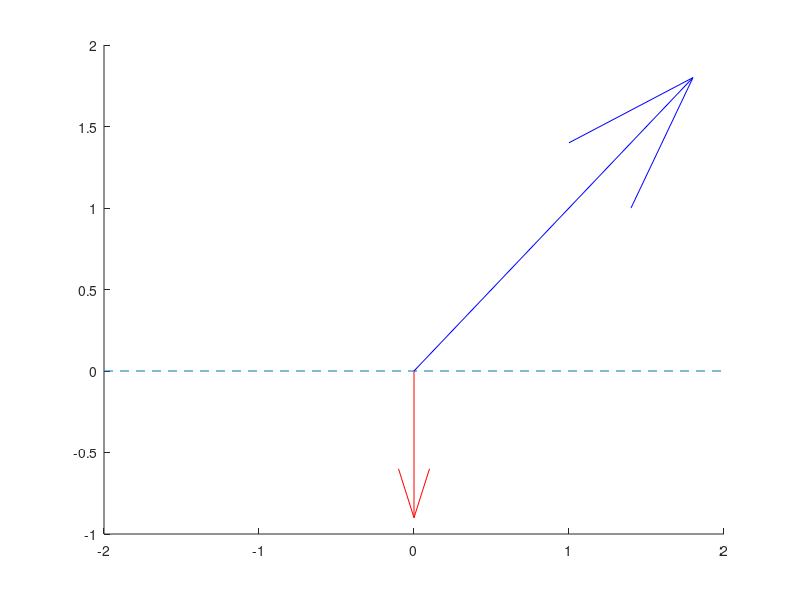

The MATLAB source for this figure: (Note: this script raises an error after producing the figure.)
clear
close(findall(0,'Type','figure'));
clc;


figure
hold on
axis([-2,2,-1,2]);
z = complex(2,2);
out = conj(z) / z;
line([-2,2],[0,0],'LineStyle','--');
quiver(0,0,real(z),imag(z),'color','blue');
quiver(0,0,real(out),imag(out),'color','red');
DrawAngle(angle(z))
DrawAngle(angle(out),z,'-3')
DrawConformal()
keyboard
figure
hold on
teta = linspace(0,2*pi);
radius = linspace(2,0.1,10);
for r = radius
    circle = r*exp(complex(0,teta));
    for z = circle
        v = 0.1*- z ;
        quiver(real(z),imag(z),real(v),imag(v),'color','black');        
    end
    out = conj(circle) ./ circle;
    plot(real(circle),imag(circle),'blue');
    plot(real(out),imag(out),'red','linewidth',5);
    pause(1);
end
function DrawAngle(phase_angle,init,string)
if nargin == 1
    init = complex(1,0);
    string = '\theta';
end
if nargin == 3
    string = strcat(string,'\theta');
end
radius = 0.5 * 1/abs(init);
init_angle = angle(init);
teta = linspace(init_angle, phase_angle);
final_pos = radius*exp(complex(0,phase_angle));
arc = radius*exp(complex(0,teta));
plot(real(arc),imag(arc),'color','black');
pos_text = arc(ceil(end/2));
text(real(pos_text),imag(pos_text),string,'HorizontalAlignment','left');
% draw arrow
sinal = sign(phase_angle-init_angle);
dir = complex(0,1)*final_pos;
normalized_dir = sinal*0.01*dir/abs(dir);
quiver(real(final_pos),imag(final_pos),real(normalized_dir),imag(normalized_dir),'color','black','LineWidth',3)
end
function DrawConformal()
figure
hold on
axis ([-2,2,-2,2])
z = complex(1,1);
plot(real(z),imag(z),'x')
trans_1 = complex(1,1);
trans_2 = complex(-2,1);
center_1 = z + trans_1;
center_2 = z + trans_2;
angle_1 = angle(-trans_1);
angle_2 = angle(-trans_2);
teta_1 = linspace(angle_1 - pi/3,angle_1 + pi/3);
teta_2 = linspace(angle_2 - pi/3,angle_2 + pi/3);
circle_1 = center_1 + abs(trans_1) * exp(complex(0,teta_1));
circle_2 = center_2 + abs(trans_2) * exp(complex(0,teta_2));
plot(real(circle_1),imag(circle_1),'color','blue');
plot(real(circle_2),imag(circle_2),'color','red');
% plot output
out_1 = conj(circle_1) ./ circle_1;
out_2 = conj(circle_2) ./ circle_2;
plot(real(out_1),imag(out_1),'color','blue');
plot(real(out_2),imag(out_2),'color','red');
end